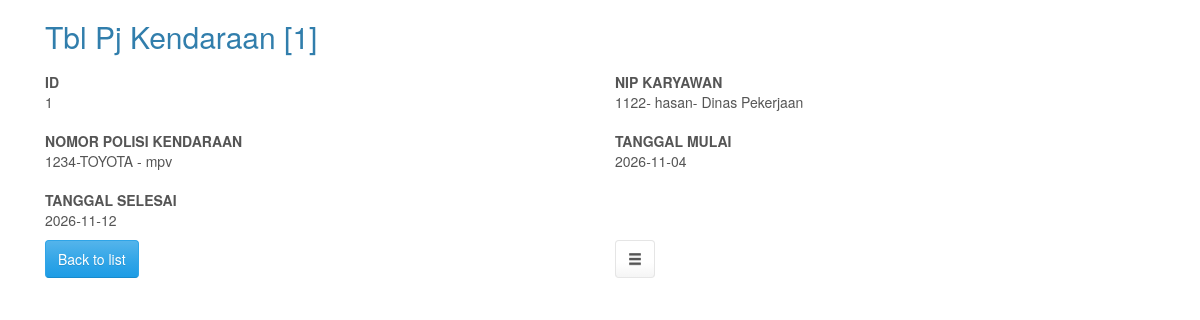
Page /tbl_pj_kendaraan_view.php (signed in) on the committed database.
### tables this page shows
CREATE TABLE `tbl_pj_kendaraan` (
  `ID` int(11) NOT NULL AUTO_INCREMENT,
  `NIP KARYAWAN` varchar(50) DEFAULT NULL,
  `NOMOR_POLISI_KENDARAAN` varchar(50) DEFAULT NULL,
  `TANGGAL_MULAI` date DEFAULT NULL,
  `TANGGAL_SELESAI` date DEFAULT NULL,
  PRIMARY KEY (`ID`)
);

### classes/viewpage.php (the view, shortened to what the rows shown need)
<?php
class ViewPage extends RunnerPage
{
	public $keys = array();
	public $keyFields = array();
	public function setKeysForJs()
	{
		$i = 0;
		foreach($this->keys as $field => $value)
		{
			$this->keyFields[ $i ] = $field;
			$this->jsKeys[ $i++ ] = $value;
		}
	}
	public function getCurrentRecord()
	{
		$tdata = $this->getCurrentRecordInternal();
		$data = $tdata;
		return $data;
	}
	public function getCurrentRecordInternal()
	{
		if( !is_null($this->data) )
			return $this->data;
		$strWhereClause = "";
		$orderClause = "";
		$keysSet = $this->checkKeysSet();
		if( $keysSet )
		{
			$strWhereClause = KeyWhere( $this->keys );
		}
		elseif( $this->mode == VIEW_DASHBOARD )
		{
			$whereComponents = $this->getWhereComponents();
			$strWhereClause = $whereComponents["searchWhere"];
			if( $this->masterTable )
				$strWhereClause = whereAdd( $strWhereClause, $this->getMasterTableSQLClause( true ) );
		}
		else
		{
			$orderClause = $this->getOrderByClause();
			$strWhereClause = $_SESSION[ $this->sessionPrefix."_where" ];
		}
		$strSQL = $this->gQuery->gSQLWhere( $strWhereClause );
		if( !$keysSet )
			$strSQL = applyDBrecordLimit($strSQL.$orderClause, 1, $this->connection->dbType);
		$fetchedArray = $this->connection->query( $strSQL )->fetchAssoc();
		$this->data = $this->cipherer->DecryptFetchedArray( $fetchedArray );
		if( !$keysSet )
		{
			$this->keys = $this->getKeysFromData( $this->data );
		}
		return $this->data;
	}
	protected function checkKeysSet()
	{
		return false;
	}
	public function process()
	{
		$this->prepareFields();
	}
	protected function displayViewPage()
	{
		if( $this->mode == VIEW_SIMPLE )
		{
			return;
		}
		exit();
	}
	protected function prepareFields()
	{
		$viewFields = $this->pSet->getViewFields();
		$data = $this->getCurrentRecordInternal();
		foreach($this->keyFields as $i=>$kf)
		{
			$keyParams[] = "&key".($i + 1)."=".runner_htmlspecialchars( rawurlencode(@$data[ $kf ]) );
		}
		$keylink = implode("", $keyParams);
		foreach( $viewFields as $f )
		{
			$gname = GoodFieldName( $f );
			$value = '<span id="view'.$this->id.'_'.$gname.'" >' . $this->showDBValue( $f, $data, $keylink ). '</span>';
		}
	}
}
?>

### include/phpfunctions.php (shortened to what the rows shown need)
<?php
function getabspath($path)
{
	$pathToRoot = substr(dirname(__FILE__),0,strlen(dirname(__FILE__))-strlen("/include"));
	if (substr($path, 0, 1) != "/" && substr($path, 0, 1) != "\\")
		$pathToRoot .= "/";
	$realPath = $pathToRoot.$path;
	return $realPath;
}
function xtempl_call_func($func,&$params)
{
	if(function_exists($func))
	{
		$func($params);
	}
}
function GoodFieldName($field)
{
	global $cCharset;
	if ($cCharset == "utf-8"){
		$field = utf8_decode($field);
	}
	$field=(string)$field;
	$out="";
	for($i=0;$i<strlen($field);$i++)
	{
		$t=substr($field,$i,1);
		if((ord($t)<ord('a') || ord($t)>ord('z')) && (ord($t)<ord('A') || ord($t)>ord('Z')) && (ord($t)<ord('0') || ord($t)>ord('9')))
			$out.='_';
		else
			$out.=$t;
	}
	return $out;
}
function xt_getvar(&$xt,$name)
{
	for($i = count($xt->xt_stack)-1;$i>=0;$i--)
	{
		if(isset($xt->xt_stack[$i][$name]))
			return $xt->xt_stack[$i][$name];
	}
	if(!$xt->testingFlag)
		return false;
}
function xt_process_template(&$xt,$str)
{
	$varparams=array();
	$start=0;
	$len = strlen($str);
	while(true)
	{
		$pos = strpos($str,"{",$start);
		if($pos===false)
		{
			echo substr($str,$start,$len-$start);
			break;
		}
		$section=false;
		$var=false;
		if(substr($str,$pos+1,6)=="BEGIN ")
			$section=true;
		elseif(substr($str,$pos+1,1)=='$')
			$var=true;
		elseif(substr($str,$pos+1,14)=='mlang_message ')
		{
			$message=true;
		}
		else
		{
			echo substr($str,$start,$pos-$start+1);
			$start=$pos+1;
			continue;
		}
		echo substr($str,$start,$pos-$start);
		if($section)
		{
			$endpos=strpos($str,"}",$pos);
			$section_name=trim(substr($str,$pos+7,$endpos-$pos-7));
			$endtag="{END ".$section_name."}";
			$endpos1=strpos($str,$endtag,$endpos);
			$section=substr($str,$endpos+1,$endpos1-$endpos-1);
			$start=$endpos1+strlen($endtag);
			$sectionVar = xt_getvar($xt,$section_name);
			if($sectionVar===false)
			{
				continue;
			}
			$end="";
			if(is_array($sectionVar))
			{
				$end=@$sectionVar["end"];
				$var=@$sectionVar["data"];
			}
			else
			{
				$var = $sectionVar;
			}
			if(!is_array($var))
			{
				if(is_array($sectionVar))
					$xt->xt_stack[]=&$sectionVar;
				xt_process_template($xt,$section);
				if(is_array($sectionVar))
					array_pop($xt->xt_stack);
				$xt->processVar($end, $varparams);
			}
			else
			{
				$keys=array_keys($var);
				foreach($keys as $i)
				{
					$xt->xt_stack[]=&$var[$i];
					xt_process_template($xt,$section);
					array_pop($xt->xt_stack);
				}
				$xt->processVar($end, $varparams);
			}
		}
		elseif($var)
		{
			$endpos=strpos($str,"}",$pos);
			$varparams=array();
			$var_name = trim(substr($str,$pos+2,$endpos-$pos-2));
			if(strpos($var_name," ")!==FALSE)
			{
				$varparams = explode(" ",$var_name);
				$var_name = $varparams[0];
				unset($varparams[0]);
			}
			$start=$endpos+1;
			$var = xt_getvar($xt,$var_name);
			if($var===false)
			{
				continue;
			}
			$xt->processVar($var, $varparams);
		}
	}
}
function runner_htmlspecialchars($str)
{
	global $useUTF8;
	if($useUTF8)
		return htmlspecialchars($str);
	return htmlspecialchars($str, ENT_COMPAT | ENT_HTML401, 'ISO-8859-1');
}
function runner_strlen($str)
{
	global $useUTF8, $mbEnabled;
	if( $mbEnabled )
		return mb_strlen($str, 'UTF-8');
	return strlen( utf8_decode($str) );
}
?>

### include/commonfunctions.php (shortened to what the rows shown need)
<?php
function IsBinaryType($type)
{
	return false;
}
function GetFieldLabel($table,$field)
{
	global $field_labels;
	if( !array_key_exists( $table, $field_labels ) )
		return "";
	return @$field_labels[ $table ][ mlang_getcurrentlang() ][ $field ];
}
function mlang_getcurrentlang()
{
	global $_currentLanguage, $mlang_messages,$mlang_defaultlang;
	return $mlang_defaultlang;
}
function getDefaultLanguage()
{
	if( strlen($_SESSION["language"]) == 0 && $_SERVER['HTTP_ACCEPT_LANGUAGE'] )
	{
		$arrWizardLang = array();
		$arrWizardLang[] = "English";
		$arrLang = array();
		$arrLang["af"] = "Afrikaans";
		$arrLang["ar"] = "Arabic";
		$arrLang["bs"] = "Bosnian";
		$arrLang["bg"] = "Bulgarian";
		$arrLang["ca"] = "Catalan";
		$arrLang["zh"] = "Chinese";
		$arrLang["hr"] = "Croatian";
		$arrLang["cs"] = "Czech";
		$arrLang["da"] = "Danish";
		$arrLang["nl"] = "Dutch";
		$arrLang["en"] = "English";
		$arrLang["fa"] = "Farsi";
		$arrLang["fr"] = "French";
		$arrLang["ka"] = "Georgian";
		$arrLang["de"] = "German";
		$arrLang["el"] = "Greek";
		$arrLang["he"] = "Hebrew";
		$arrLang["hk"] = "Hongkong";
		$arrLang["hu"] = "Hungarian";
		$arrLang["id"] = "Indonesian";
		$arrLang["it"] = "Italian";
		$arrLang["ja"] = "Japanese";
		$arrLang["ms"] = "Malay";
		$arrLang["no"] = "Norwegian";
		$arrLang["fl"] = "Phillipines";
		$arrLang["pl"] = "Polish";
		$arrLang["pt"] = "Portugal";
		$arrLang["br"] = "Portuguese";
		$arrLang["ro"] = "Romanian";
		$arrLang["ru"] = "Russian";
		$arrLang["sk"] = "Slovak";
		$arrLang["es"] = "Spanish";
		$arrLang["sv"] = "Swedish";
		$arrLang["tw"] = "Taiwan";
		$arrLang["th"] = "Thai";
		$arrLang["tr"] = "Turkish";
		$arrLang["ur"] = "Urdu";
		$arrLang["cy"] = "Welsh";
		$http_lang = strtolower($_SERVER['HTTP_ACCEPT_LANGUAGE']);
		$http_lang = str_replace(";",",",$http_lang);
		$http_lang = str_replace("-",",",$http_lang);
		$langcode = explode(",", $http_lang);
		foreach($langcode as $lang)
		{
			if( in_array($arrLang[$lang], $arrWizardLang) )
				return $arrLang[$lang];
		}
	}
	return "English";
}
function xt_pagetitlelabel($params)
{
	global $pageObject;
	$record = isset($params["record"]) ? $params["record"] : null;
	$settings = isset($params["settings"]) ? $params["settings"] : null;
	if( isset($params["custom2"]) )
		echo $pageObject->getPageTitle( $params["custom2"], $params["custom1"] , $record, $settings );
	else
		echo $pageObject->getPageTitle( $params["custom1"], "", $record, $settings );
}
function xt_label($params)
{
	echo GetFieldLabel($params["custom1"],$params["custom2"]);
}
?>

### rows in the picture
tbl_pj_kendaraan: ID "Tbl Pj Kendaraan [1]", ID "1", TANGGAL_MULAI "2026-11-04", TANGGAL_SELESAI "2026-11-12"

### other values in the picture
GetFieldLabel($params["custom1"],$params["custom2"]) "ID"
GetFieldLabel($params["custom1"],$params["custom2"]) "NIP KARYAWAN"
$this->showDBValue( $f, $data, $keylink ) "1122- hasan- Dinas Pekerjaan"
GetFieldLabel($params["custom1"],$params["custom2"]) "NOMOR POLISI KENDARAAN"
$this->showDBValue( $f, $data, $keylink ) "1234-TOYOTA - mpv"
GetFieldLabel($params["custom1"],$params["custom2"]) "TANGGAL MULAI"
GetFieldLabel($params["custom1"],$params["custom2"]) "TANGGAL SELESAI"
substr($str,$start,$len-$start) "Back to list"
